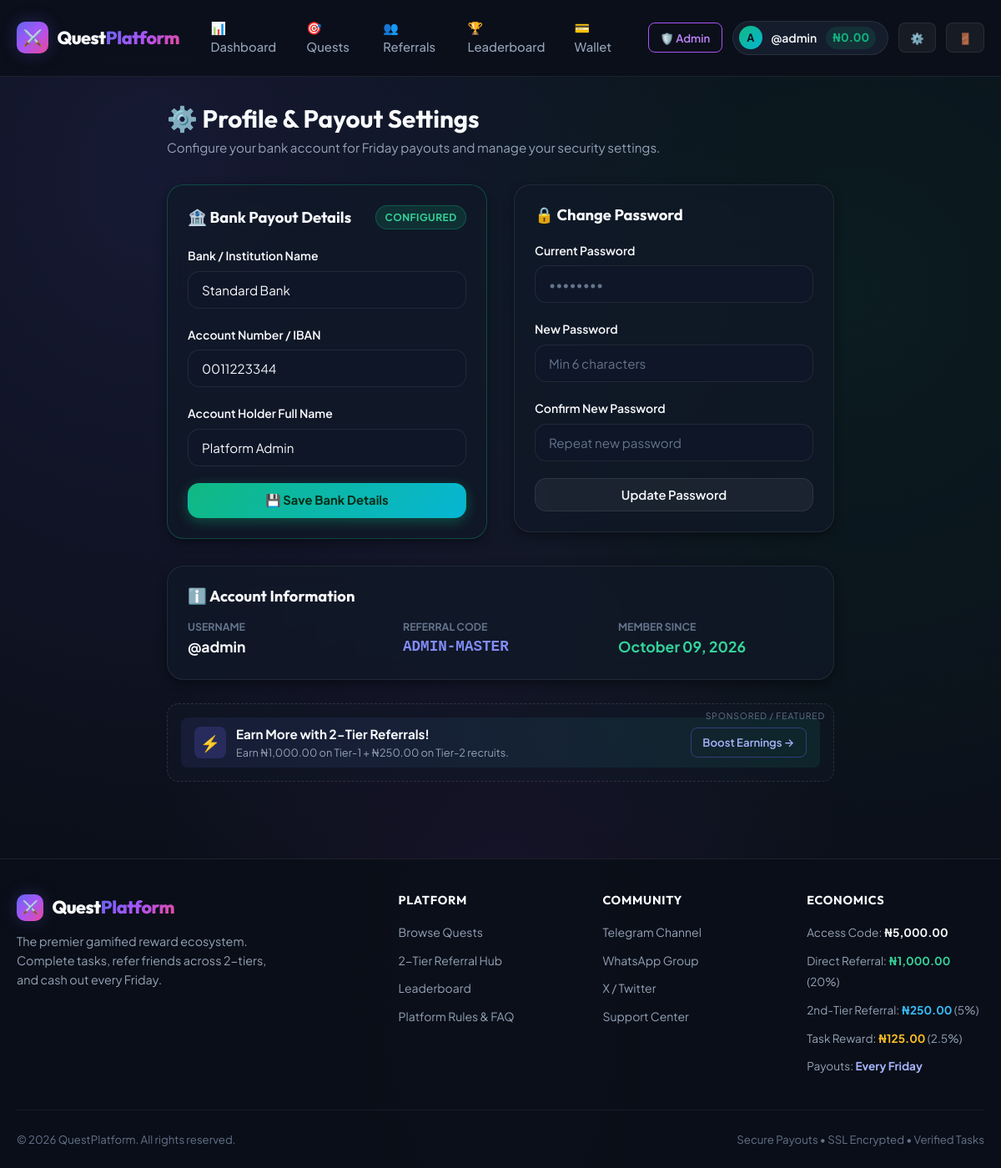
Screenshot of /profile (signed in) with the database file from the repository.
### app/models.py (models this page shows, shortened)
class User(UserMixin, db.Model):
    __tablename__ = 'users'
    id = db.Column(db.Integer, primary_key=True)
    username = db.Column(db.String(64), unique=True, nullable=False, index=True)
    password_hash = db.Column(db.String(255), nullable=False)
    is_admin = db.Column(db.Boolean, default=False)
    is_active = db.Column(db.Boolean, default=True)
    referral_code = db.Column(db.String(24), unique=True, nullable=False, index=True)
    referred_by_id = db.Column(db.Integer, db.ForeignKey('users.id'), nullable=True)
    wallet_balance = db.Column(db.Float, default=0.0)       # Available to withdraw
    referral_earnings = db.Column(db.Float, default=0.0)    # Lifetime referral commissions earned
    total_earned = db.Column(db.Float, default=0.0)         # Lifetime all earnings (referral + tasks)
    tasks_completed_count = db.Column(db.Integer, default=0)
    bank_name = db.Column(db.String(128), nullable=True)
    account_number = db.Column(db.String(64), nullable=True)
    account_name = db.Column(db.String(128), nullable=True)
    created_at = db.Column(db.DateTime, default=lambda: datetime.now(timezone.utc))
    updated_at = db.Column(db.DateTime, default=lambda: datetime.now(timezone.utc), onupdate=lambda: datetime.now(timezone.utc))
    direct_referrals = db.relationship(
        'User',
        backref=db.backref('sponsor', remote_side=[id]),
        foreign_keys=[referred_by_id],
        lazy='dynamic'
    )
    submissions = db.relationship('TaskSubmission', backref='user', foreign_keys='TaskSubmission.user_id', lazy='dynamic')
    withdrawals = db.relationship('Withdrawal', backref='user', foreign_keys='Withdrawal.user_id', lazy='dynamic')
    transactions = db.relationship('Transaction', backref='user', foreign_keys='Transaction.user_id', lazy='dynamic', order_by='Transaction.created_at.desc()')
    @property
    def has_payout_details(self) -> bool:
        return bool(self.bank_name and self.account_number and self.account_name)

class SystemSetting(db.Model):
    __tablename__ = 'system_settings'
    key = db.Column(db.String(64), primary_key=True)
    value = db.Column(db.Text, nullable=False)
    description = db.Column(db.String(255), nullable=True)
    @classmethod
    def get(cls, key: str, default: str = '') -> str:
        setting = db.session.get(cls, key)
        return setting.value if setting else default

### app/routes/main.py (the view, shortened to what this page needs)
@main_bp.route('/profile', methods=['GET', 'POST'])
@login_required
def profile():
    economy = get_system_economy()
    return render_template('user/profile.html', economy=economy)

### app/__init__.py (called while the page is built)
@login_manager.user_loader
def load_user(user_id):
    return db.session.get(User, int(user_id))

### app/utils.py (called while the page is built)
def format_currency(amount, symbol=None):
    if amount is None:
        amount = 0.0
    if symbol is None:
        symbol = SystemSetting.get('currency_symbol', current_app.config.get('DEFAULT_CURRENCY_SYMBOL', '₦'))
    return f"{symbol}{amount:,.2f}"

### app/templates/user/profile.html (shortened to what this page needs)
{% extends 'base.html' %}
{% block content %}
<div style="max-width: 800px; margin: 0 auto;">
  <div style="margin-bottom: 2rem;">
    <h1 style="font-size: 1.85rem; margin-bottom: 0.25rem;">⚙️ Profile & Payout Settings</h1>
    <p style="font-size: 0.95rem;">Configure your bank account for Friday payouts and manage your security settings.</p>
  </div>
  <div class="grid grid-cols-2" style="gap: 2rem; align-items: start;">
    <div class="card" style="border-color: rgba(16, 185, 129, 0.3);">
      <div class="card-header">
        <h3 class="card-title">🏦 Bank Payout Details</h3>
        {% if current_user.has_payout_details %}
          <span class="badge badge-emerald">Configured</span>
        {% else %}
          <span class="badge badge-amber">Required for Payouts</span>
        {% endif %}
      </div>
      <form method="POST" action="{{ url_for('main.profile') }}">
        <div class="form-group">
          <label class="form-label" for="bank_name">Bank / Institution Name</label>
          <input type="text" id="bank_name" name="bank_name" value="{{ current_user.bank_name or '' }}" class="form-control" placeholder="e.g. Access Bank, GTBank, Chase, Revolut" required>
        </div>
        <div class="form-group">
          <label class="form-label" for="account_number">Account Number / IBAN</label>
          <input type="text" id="account_number" name="account_number" value="{{ current_user.account_number or '' }}" class="form-control" placeholder="e.g. 0123456789" required>
        </div>
        <div class="form-group">
          <label class="form-label" for="account_name">Account Holder Full Name</label>
          <input type="text" id="account_name" name="account_name" value="{{ current_user.account_name or '' }}" class="form-control" placeholder="e.g. John Doe" required>
        </div>
        <button type="submit" class="btn btn-emerald" style="width: 100%;">
          💾 Save Bank Details
        </button>
      </form>
    </div>
    <div class="card">
      <div class="card-header">
        <h3 class="card-title">🔒 Change Password</h3>
      </div>
      <form method="POST" action="{{ url_for('main.profile') }}">
        <div class="form-group">
          <label class="form-label" for="current_password">Current Password</label>
          <input type="password" id="current_password" name="current_password" class="form-control" placeholder="••••••••" required>
        </div>
        <div class="form-group">
          <label class="form-label" for="new_password">New Password</label>
          <input type="password" id="new_password" name="new_password" class="form-control" placeholder="Min 6 characters" required>
        </div>
        <div class="form-group">
          <label class="form-label" for="confirm_password">Confirm New Password</label>
          <input type="password" id="confirm_password" name="confirm_password" class="form-control" placeholder="Repeat new password" required>
        </div>
        <button type="submit" class="btn btn-secondary" style="width: 100%;">
          Update Password
        </button>
      </form>
    </div>
  </div>
  <div class="card" style="margin-top: 2rem;">
    <h3 class="card-title" style="margin-bottom: 1rem;">ℹ️ Account Information</h3>
    <div class="grid grid-cols-3" style="gap: 1.5rem;">
      <div>
        <div style="font-size: 0.775rem; color: var(--text-muted); text-transform: uppercase; font-weight: 700;">Username</div>
        <div style="font-size: 1.1rem; font-weight: 700; color: #f8fafc;">@{{ current_user.username }}</div>
      </div>
      <div>
        <div style="font-size: 0.775rem; color: var(--text-muted); text-transform: uppercase; font-weight: 700;">Referral Code</div>
        <div style="font-size: 1.1rem; font-weight: 700; color: #818cf8; font-family: monospace;">{{ current_user.referral_code }}</div>
      </div>
      <div>
        <div style="font-size: 0.775rem; color: var(--text-muted); text-transform: uppercase; font-weight: 700;">Member Since</div>
        <div style="font-size: 1.1rem; font-weight: 700; color: #34d399;">{{ current_user.created_at|datetimeformat('%B %d, %Y') }}</div>
      </div>
    </div>
  </div>
  {% include 'ads/ad_unit.html' %}
</div>
{% endblock %}

### app/templates/base.html (shortened to what this page needs)
<!DOCTYPE html>
<html lang="en">
<head>
  <link rel="stylesheet" href="{{ url_for('static', filename='css/style.css') }}">
</head>
<body>
  <header class="navbar">
    <div class="app-container">
      <div class="nav-wrapper">
        <a href="{{ url_for('main.dashboard') if current_user.is_authenticated else url_for('main.index') }}" class="brand-logo">
          <div class="brand-icon">⚔️</div>
          <span>Quest<span class="gradient-text">Platform</span></span>
        </a>
        <nav>
          <ul class="nav-links">
            {% if current_user.is_authenticated %}
              <li><a href="{{ url_for('main.dashboard') }}" class="nav-link {% if request.endpoint == 'main.dashboard' %}active{% endif %}">📊 Dashboard</a></li>
              <li><a href="{{ url_for('main.quests') }}" class="nav-link {% if 'quests' in request.endpoint %}active{% endif %}">🎯 Quests</a></li>
              <li><a href="{{ url_for('main.referrals') }}" class="nav-link {% if request.endpoint == 'main.referrals' %}active{% endif %}">👥 Referrals</a></li>
              <li><a href="{{ url_for('main.leaderboard') }}" class="nav-link {% if request.endpoint == 'main.leaderboard' %}active{% endif %}">🏆 Leaderboard</a></li>
              <li><a href="{{ url_for('main.wallet') }}" class="nav-link {% if request.endpoint == 'main.wallet' %}active{% endif %}">💳 Wallet</a></li>
            {% else %}
              <li><a href="{{ url_for('main.index') }}" class="nav-link">Home</a></li>
              <li><a href="{{ url_for('main.rules') }}" class="nav-link">How it Works</a></li>
              <li><a href="{{ url_for('main.leaderboard') }}" class="nav-link">Leaderboard</a></li>
            {% endif %}
          </ul>
        </nav>
        <div class="nav-actions">
          {% if current_user.is_authenticated %}
            {% if current_user.is_admin %}
              <a href="{{ url_for('admin.dashboard') }}" class="btn btn-sm btn-outline-primary" style="border-color: #a855f7; color: #c084fc;">
                🛡️ Admin
              </a>
            {% endif %}
            <div class="user-pill">
              <div class="user-avatar-sm">{{ current_user.username[:1].upper() }}</div>
              <span class="user-pill-name">@{{ current_user.username }}</span>
              <span class="user-pill-balance">{{ current_user.wallet_balance|currency }}</span>
            </div>
            <a href="{{ url_for('main.profile') }}" class="btn btn-sm btn-secondary" title="Account Settings">⚙️</a>
            <a href="{{ url_for('auth.logout') }}" class="btn btn-sm btn-secondary" title="Logout">🚪</a>
          {% else %}
            <a href="{{ url_for('auth.login') }}" class="btn btn-sm btn-secondary">Log In</a>
            <a href="{{ url_for('auth.register') }}" class="btn btn-sm btn-primary">Join Now</a>
          {% endif %}
        </div>
      </div>
    </div>
  </header>
  <main class="main-content">
    <div class="app-container">
      {% block content %}{% endblock %}
    </div>
  </main>
  <footer class="footer">
    <div class="app-container">
      <div class="footer-grid">
        <div class="footer-brand">
          <div class="brand-logo" style="margin-bottom: 0.5rem;">
            <div class="brand-icon" style="width: 32px; height: 32px; font-size: 1rem;">⚔️</div>
            <span>Quest<span class="gradient-text">Platform</span></span>
          </div>
          <p>The premier gamified reward ecosystem. Complete tasks, refer friends across 2-tiers, and cash out every Friday.</p>
        </div>
        <div class="footer-col">
          <h5>Platform</h5>
          <ul>
            <li><a href="{{ url_for('main.quests') if current_user.is_authenticated else url_for('auth.register') }}">Browse Quests</a></li>
            <li><a href="{{ url_for('main.referrals') if current_user.is_authenticated else url_for('auth.register') }}">2-Tier Referral Hub</a></li>
            <li><a href="{{ url_for('main.leaderboard') }}">Leaderboard</a></li>
            <li><a href="{{ url_for('main.rules') }}">Platform Rules & FAQ</a></li>
          </ul>
        </div>
        <div class="footer-col">
          <h5>Community</h5>
          <ul>
            <li><a href="#">Telegram Channel</a></li>
            <li><a href="#">WhatsApp Group</a></li>
            <li><a href="#">X / Twitter</a></li>
            <li><a href="#">Support Center</a></li>
          </ul>
        </div>
        <div class="footer-col">
          <h5>Economics</h5>
          <ul>
            <li><span style="color: #94a3b8; font-size: 0.85rem;">Access Code: <strong style="color: #f8fafc;">{{ economy.x_price|currency }}</strong></span></li>
            <li><span style="color: #94a3b8; font-size: 0.85rem;">Direct Referral: <strong style="color: #34d399;">{{ economy.tier1_reward|currency }}</strong> (20%)</span></li>
            <li><span style="color: #94a3b8; font-size: 0.85rem;">2nd-Tier Referral: <strong style="color: #38bdf8;">{{ economy.tier2_reward|currency }}</strong> (5%)</span></li>
            <li><span style="color: #94a3b8; font-size: 0.85rem;">Task Reward: <strong style="color: #fbbf24;">{{ economy.task_reward|currency }}</strong> (2.5%)</span></li>
            <li><span style="color: #94a3b8; font-size: 0.85rem;">Payouts: <strong style="color: #a5b4fc;">Every Friday</strong></span></li>
          </ul>
        </div>
      </div>
      <div class="footer-bottom">
        <span>&copy; {{ now_year }} {{ economy.site_name }}. All rights reserved.</span>
        <span>Secure Payouts • SSL Encrypted • Verified Tasks</span>
      </div>
    </div>
  </footer>
</body>
</html>

### app/templates/ads/ad_unit.html
{% if economy.google_ads_enabled and economy.google_ads_client_id %}
<div class="ad-slot-container">
  <span class="ad-label">Advertisement</span>
  <ins class="adsbygoogle"
       style="display:block"
       data-ad-client="{{ economy.google_ads_client_id }}"
       data-ad-slot="{{ ad_slot_id|default('auto') }}"
       data-ad-format="auto"
       data-full-width-responsive="true"></ins>
  <script>
       (adsbygoogle = window.adsbygoogle || []).push({});
  </script>
</div>
{% else %}
<div class="ad-slot-container">
  <span class="ad-label">Sponsored / Featured</span>
  <div class="ad-placeholder-content">
    <div style="display: flex; align-items: center; gap: 0.75rem;">
      <div style="width: 38px; height: 38px; border-radius: 8px; background: rgba(99,102,241,0.2); display: flex; align-items: center; justify-content: center; color: #818cf8; font-size: 1.2rem;">
        ⚡
      </div>
      <div style="text-align: left;">
        <div style="font-weight: 700; font-size: 0.95rem; color: #f8fafc;">Earn More with 2-Tier Referrals!</div>
        <div style="font-size: 0.8rem; color: #94a3b8;">Earn {{ economy.tier1_reward|currency }} on Tier-1 + {{ economy.tier2_reward|currency }} on Tier-2 recruits.</div>
      </div>
    </div>
    <a href="{{ url_for('main.referrals') if current_user.is_authenticated else url_for('auth.register') }}" class="btn btn-sm btn-outline-primary">
      Boost Earnings &rarr;
    </a>
  </div>
</div>
{% endif %}

### rows the page displays
User: username "A", username "admin", wallet_balance "₦0.00", bank_name "Standard Bank", account_number "0011223344", account_name "Platform Admin", referral_code "ADMIN-MASTER", created_at "October 09, 2026"
SystemSetting: tier1_reward "₦1,000.00", tier2_reward "₦250.00", x_price "₦5,000.00", task_reward "₦125.00"
SystemSetting: site_name "QuestPlatform"
